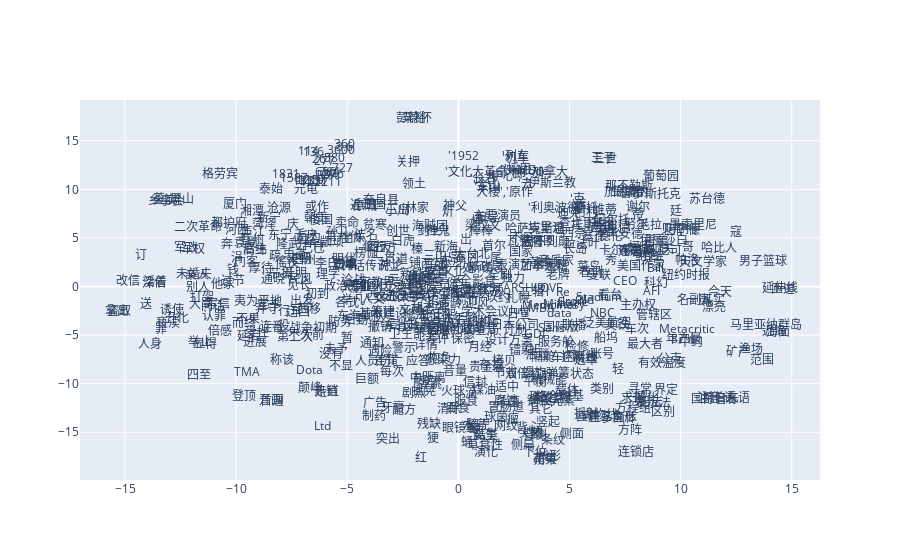

Notebook source saved alongside this figure:
### Code cell
plot_function(x_vals, y_vals, labels)

### Figure 1 — Plotly figure (JSON) as saved in the notebook; plotly's stock layout.template omitted (floating-point values rounded to 4 significant figures; data arrays with more than 128 entries replaced by an {"elided": "..."} marker saying what was removed)
{"data": [{"mode": "text", "text": {"elided": "501 str values"}, "type": "scatter", "x": {"elided": "501 float values"}, "y": {"elided": "501 float values"}}], "layout": {}}
